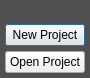
<?xml version="1.0" encoding="UTF-8"?>
<ui version="4.0">
 <class>WelcomeWindow</class>
 <widget class="QDialog" name="WelcomeWindow">
  <property name="geometry">
   <rect>
    <x>0</x>
    <y>0</y>
    <width>660</width>
    <height>392</height>
   </rect>
  </property>
  <property name="sizePolicy">
   <sizepolicy hsizetype="Fixed" vsizetype="Fixed">
    <horstretch>0</horstretch>
    <verstretch>0</verstretch>
   </sizepolicy>
  </property>
  <property name="contextMenuPolicy">
   <enum>Qt::NoContextMenu</enum>
  </property>
  <property name="windowTitle">
   <string>Welcome v2020.07.01</string>
  </property>
  <property name="windowIcon">
   <iconset resource="../Resources/ResourceFile.qrc">
    <normaloff>:/Res/Images/icon.png</normaloff>:/Res/Images/icon.png</iconset>
  </property>
  <property name="styleSheet">
   <string notr="true">QDialog {
  background-color: #505050;
}</string>
  </property>
  <layout class="QVBoxLayout" name="verticalLayout">
   <property name="spacing">
    <number>5</number>
   </property>
   <property name="sizeConstraint">
    <enum>QLayout::SetFixedSize</enum>
   </property>
   <property name="leftMargin">
    <number>5</number>
   </property>
   <property name="topMargin">
    <number>5</number>
   </property>
   <property name="rightMargin">
    <number>5</number>
   </property>
   <property name="bottomMargin">
    <number>5</number>
   </property>
   <item>
    <widget class="QLabel" name="m_SplashImage">
     <property name="text">
      <string/>
     </property>
     <property name="pixmap">
      <pixmap resource="../Resources/ResourceFile.qrc">:/Res/Images/welcome_splash.png</pixmap>
     </property>
     <property name="scaledContents">
      <bool>false</bool>
     </property>
     <property name="margin">
      <number>5</number>
     </property>
    </widget>
   </item>
   <item>
    <widget class="QPushButton" name="m_NewProjectBtn">
     <property name="text">
      <string>New Project</string>
     </property>
    </widget>
   </item>
   <item>
    <widget class="QPushButton" name="m_OpenProjectBtn">
     <property name="text">
      <string>Open Project</string>
     </property>
    </widget>
   </item>
  </layout>
 </widget>
 <resources>
  <include location="../Resources/ResourceFile.qrc"/>
 </resources>
 <connections/>
</ui>
